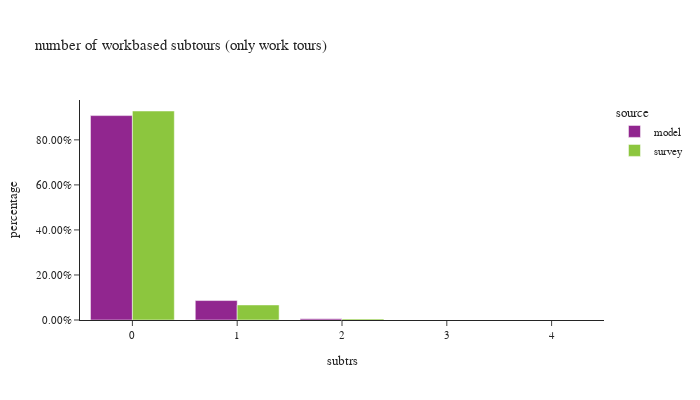

The notebook cell saved with this chart:
### Code cell
test = wk_tour.loc[wk_tour['subtrs']!=11].copy()
df_plot = test.groupby(['source','subtrs'])['toexpfac'].sum().reset_index()
df_plot['percentage'] = df_plot.groupby(['source'], group_keys=False)['toexpfac']. \
    apply(lambda x: x / float(x.sum()))

df_plot_ct = test.groupby(['source','subtrs'])['toexpfac'].count().reset_index(). \
    rename(columns={'toexpfac':'sample count'})
df_plot = df_plot.merge(df_plot_ct, on=['source','subtrs'])

fig = px.bar(df_plot.sort_values(by=['source']), x="subtrs", y="percentage", color="source",
             barmode="group",hover_data=['sample count'],title="number of workbased subtours (only work tours)")
fig.update_layout(height=400, width=700, font=dict(size=11),
                  xaxis = dict(dtick = 1, categoryorder='category ascending'),
                  yaxis=dict(tickformat=".2%"))
fig.show()

### Figure 1 — Plotly figure (JSON) as saved in the notebook; plotly's stock layout.template omitted (floating-point values rounded to 4 significant figures)
{"data": [{"alignmentgroup": "True", "customdata": [[1376884], [131049], [8096], [642], [89]], "hovertemplate": "source=model<br>subtrs=%{x}<br>percentage=%{y}<br>sample count=%{customdata[0]}<extra></extra>", "legendgroup": "model", "marker": {"color": "#91268F", "pattern": {"shape": ""}}, "name": "model", "offsetgroup": "model", "orientation": "v", "showlegend": true, "textposition": "auto", "type": "bar", "x": [0, 1, 2, 3, 4], "xaxis": "x", "y": [0.9078, 0.0864, 0.005338, 0.0004233, 5.868e-05], "yaxis": "y"}, {"alignmentgroup": "True", "customdata": [[2330], [223], [19], [2], [2]], "hovertemplate": "source=survey<br>subtrs=%{x}<br>percentage=%{y}<br>sample count=%{customdata[0]}<extra></extra>", "legendgroup": "survey", "marker": {"color": "#8CC63E", "pattern": {"shape": ""}}, "name": "survey", "offsetgroup": "survey", "orientation": "v", "showlegend": true, "textposition": "auto", "type": "bar", "x": [0, 1, 2, 3, 4], "xaxis": "x", "y": [0.9282, 0.06682, 0.004926, 2.526e-05, 1.956e-05], "yaxis": "y"}], "layout": {"barmode": "group", "font": {"size": 11}, "height": 400, "legend": {"title": {"text": "source"}, "tracegroupgap": 0}, "title": {"text": "number of workbased subtours (only work tours)"}, "width": 700, "xaxis": {"anchor": "y", "categoryorder": "category ascending", "domain": [0.0, 1.0], "dtick": 1, "title": {"text": "subtrs"}}, "yaxis": {"anchor": "x", "domain": [0.0, 1.0], "tickformat": ".2%", "title": {"text": "percentage"}}}}
